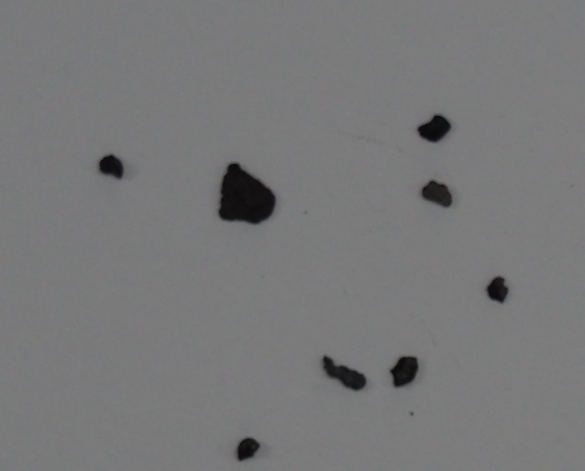
#> input picture p3/TAR.png, 1170 x 942 px (shown at 1/2 size)
$ jupyter execute --allow-errors 'VC_P3 - copia.ipynb'
#> lines starting #> are read from the running program, lines starting #| are printed output that depends on the picture
#Paquetes necesarios

[cell 1]
import cvzone
import cv2
import numpy as np
import matplotlib.pyplot as plt
from cvzone.ColorModule import ColorFinder
import math

#> (a cell that did not finish here is left out)

[cell 3]
# [23 lines of commented-out code are left out]

[cell 4]
# ESTEEEE
import cv2
import cvzone
import numpy as np

# Función callback para los trackbars
def on_change(value):
    global lower_bound, upper_bound
    lower_bound = np.array([cv2.getTrackbarPos("Hue Min", "ColorFinder"),
                            cv2.getTrackbarPos("Sat Min", "ColorFinder"),
                            cv2.getTrackbarPos("Val Min", "ColorFinder")])
    upper_bound = np.array([cv2.getTrackbarPos("Hue Max", "ColorFinder"),
                            cv2.getTrackbarPos("Sat Max", "ColorFinder"),
                            cv2.getTrackbarPos("Val Max", "ColorFinder")])

    # Filtrar la imagen con los valores actuales
    filtered_image = cv2.inRange(hsv_image, lower_bound, upper_bound)

    # Mostrar la imagen filtrada
    cv2.imshow("ColorFinder", filtered_image)

# Cargamos la imagen
image_path = "TAR.png"  # Reemplaza "tu_imagen.jpg" con la ruta de tu imagen
image = cv2.imread(image_path)
#> image is the input picture: shape (942, 1170, 3); mean B, G, R 120.5, 119.9, 119.7

# Redimensionar la imagen a un tamaño más pequeño
resize_width = 300
resize_height = 400
image = cv2.resize(image, (resize_width, resize_height))
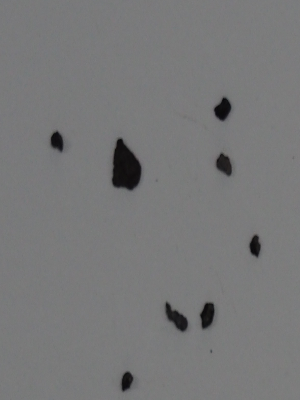
#> image: shape (400, 300, 3); mean B, G, R 120.4, 119.8, 119.6

# Convertir la imagen a espacio de color HSV
hsv_image = cv2.cvtColor(image, cv2.COLOR_BGR2HSV)
#> hsv_image: shape (400, 300, 3); mean H, S, V 70.6, 3.5, 120.8

# Crear una ventana con trackbars
cv2.namedWindow("ColorFinder")

# Redimensionar la ventana a un tamaño más pequeño
cv2.resizeWindow("ColorFinder", 300, 400)  # Ajusta el tamaño según tus preferencias

cv2.createTrackbar("Hue Min", "ColorFinder", 0, 179, on_change)
cv2.createTrackbar("Hue Max", "ColorFinder", 179, 179, on_change)
cv2.createTrackbar("Sat Min", "ColorFinder", 0, 255, on_change)
cv2.createTrackbar("Sat Max", "ColorFinder", 255, 255, on_change)
cv2.createTrackbar("Val Min", "ColorFinder", 0, 255, on_change)
cv2.createTrackbar("Val Max", "ColorFinder", 255, 255, on_change)

# Variables para los límites inferior y superior
lower_bound = np.array([0, 0, 0])
upper_bound = np.array([179, 255, 255])

# Inicializar con los valores por defecto
on_change(0)
#> in on_change, `filtered_image = cv2.inRange(hsv_image, lower_bound, upper_bound)`: filtered_image: shape (400, 300); every value is 255

# Mostrar la imagen original
cv2.imshow("ColorFinder", image)

# Esperar a que el usuario ajuste los valores con los trackbars
cv2.waitKey(0)
cv2.destroyAllWindows()

[cell 5]
import random
import matplotlib.pyplot as plt
import seaborn as sns

from sklearn.metrics import (
    confusion_matrix,
    accuracy_score,
    precision_score,
    recall_score,
    f1_score
)


# Numero de muestras
n = 100
nclases = 4

# A falta de clasificador y conjunto de datos, creamos anotaciones y predicciones de forma aleatoria
# Vector aleatorio con etiquetas anotadas
y = [random.randint(0, nclases - 1) for _ in range(n)]

# Vector aleatorio con etiquetas predichas por un supuesto clasificador
y_pred = [random.randint(0, nclases - 1) for _ in range(n)]


accuracy = accuracy_score(y, y_pred)
#Para más de una clase se define la forma de promediar
precision = precision_score(y, y_pred,average='weighted')
recall = recall_score(y, y_pred,average='weighted')
f1score = f1_score(y, y_pred,average='weighted')

print(f"Accuracy (TP/(n))= {accuracy}")
print(f"Precision (TP/(TP+FP)) = {precision}")
print(f"Recall (TP/(TP+FN)) = {recall}")
print(f"F1 Score (2*(precision*recall)/(precision+recall)) = {f1score}")


conf_matrix = confusion_matrix(y, y_pred)
plt.figure(figsize=(8,8))
sns.set(font_scale = 1.75)#tamaños tipografía
sns.set(font_scale = 3.0)

ax = sns.heatmap(
        conf_matrix, # confusion matrix 2D array
        annot=True, # Muestra números en las celdas
        fmt='d', # valores enteros
        cbar=False, # sin barra de colores
        cmap='flag', # mapa de colores
        #vmax=175 # contraste de color
    )

#Etiquetas matriz de confusión
label_font = {'size':'25'}
ax.set_xlabel("Predicha", labelpad=-0.75, fontdict=label_font)
ax.set_ylabel("Anotada", labelpad=20, fontdict=label_font)
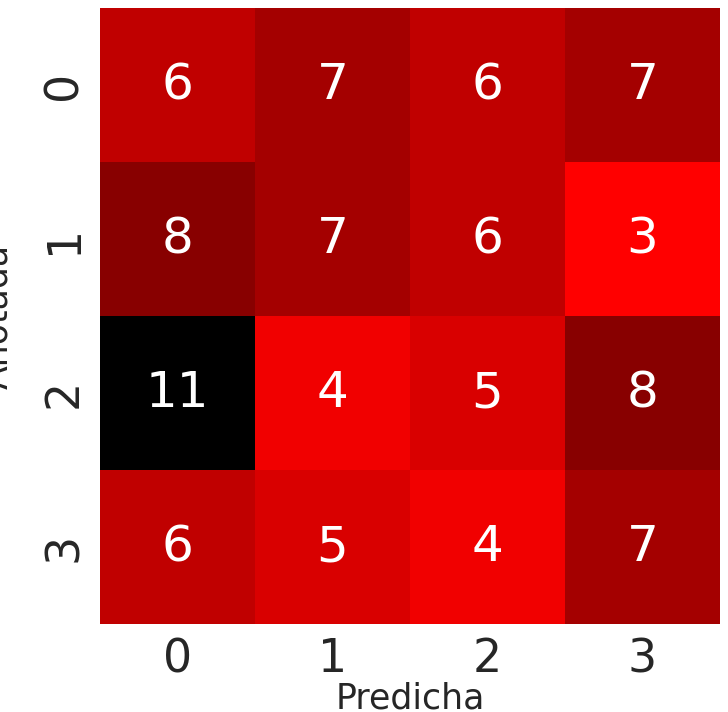
#> figure drawn by matplotlib, 1 panel

MICROPLÁSTICOS

[cell 6]
import cvzone
import cv2
import numpy as np
import matplotlib.pyplot as plt
from cvzone.ColorModule import ColorFinder
import math

#> (the rest of this cell did not finish here and is left out)

#> (a cell that did not finish here is left out)

[cell 8]
import cv2
import numpy as np

image = cv2.imread('tar.png')
gray = cv2.cvtColor(image, cv2.COLOR_BGR2GRAY)
gray = cv2.GaussianBlur(gray, (9, 9), 2)
circles = cv2.HoughCircles(gray, cv2.HOUGH_GRADIENT, dp=1, minDist=20, param1=50, param2=30, minRadius=0, maxRadius=0)
#> circles = None
if circles is not None:
    circles = np.uint16(np.around(circles))
    for circle in circles[0, :]:
        center = (circle[0], circle[1])
        radius = circle[2]
        # Draw the circle outline
        cv2.circle(image, center, radius, (0, 255, 0), 2)
    print(len(circles[0, :]))
# no se han detectado circulos
# else:
#     # son fragmentos o alquitrán
#     #calcular puntos negros
#     # calcular puntos de otros colores


cv2.imshow('Circles Detected', image)
cv2.waitKey(0)
cv2.destroyAllWindows()
